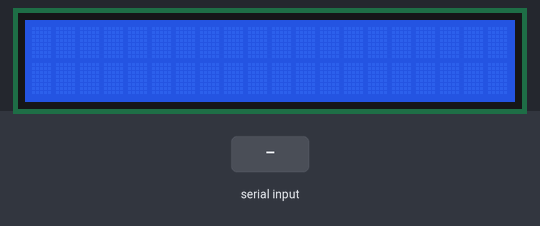
A sketch run on a simulated Arduino Uno, built with avr-gcc and run on an emulated ATmega328P. On the bench: 20×2 character LCD. The test bench sets the inputs (shaded band).

Above: at 1.2 s.
1.3 s: "1" received over Serial
At 2.2 s:
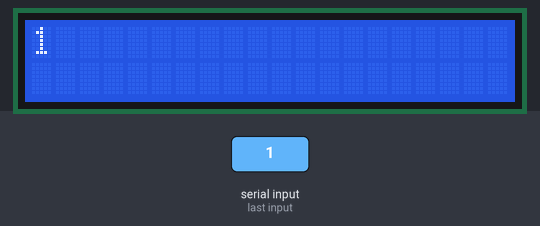
2.9 s: "0" received over Serial
At 3.4 s:
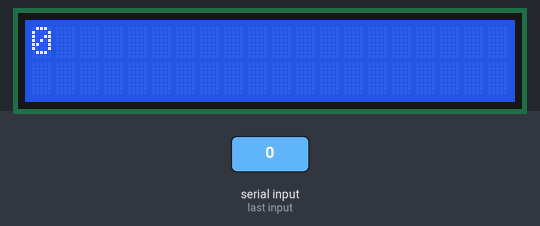
4.5 s: "2" received over Serial
At 5.8 s:
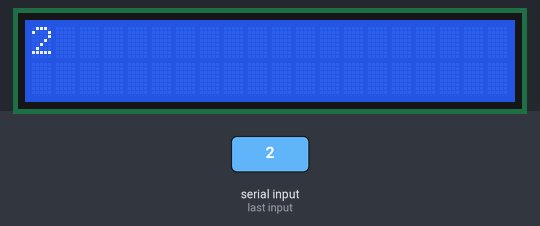
Timing chart, 0 to 7.5 s (numbered marks = the images above; inputs shaded):
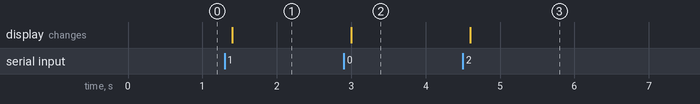

The sketch:

lab07.2.ino
```cpp
#include <LiquidCrystal.h> // include the library code
LiquidCrystal lcd(12, 11, 5, 4, 3, 2); // initialize interface pins
void setup()
{
lcd.begin(20, 2); // set up the LCD's number of columns and rows:
 Serial.begin(9600);
}
void loop()
{
// when characters arrive over the serial port...
  if (Serial.available()) {
    // wait a bit for the entire message to arrive
    delay(100);
    // clear the screen
    lcd.clear();
    // read all the available characters
    while (Serial.available() > 0) {
      // display each character to the LCD
      lcd.write(Serial.read());
    }
  }
        }
```

Measured:
- after the input at 1.3 s, the display: changes after 0.10 s (image 1)
- after the input at 2.9 s, the display: changes after 0.10 s (image 2)
- after the input at 4.5 s, the display: changes after 0.10 s (image 3)
